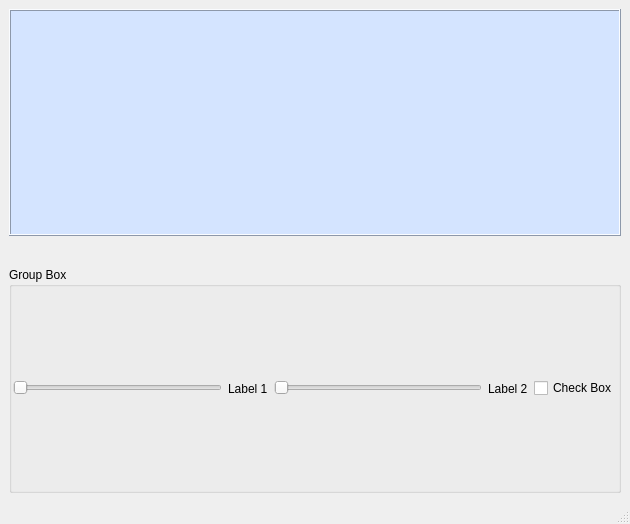
<?xml version="1.0" encoding="UTF-8"?>
<ui version="4.0">
 <class>MainWindow</class>
 <widget class="QMainWindow" name="MainWindow">
  <property name="geometry">
   <rect>
    <x>0</x>
    <y>0</y>
    <width>630</width>
    <height>524</height>
   </rect>
  </property>
  <property name="windowTitle">
   <string>MainWindow</string>
  </property>
  <widget class="QWidget" name="centralwidget">
   <layout class="QVBoxLayout" name="verticalLayout_2">
    <item>
     <layout class="QVBoxLayout" name="verticalLayout">
      <property name="sizeConstraint">
       <enum>QLayout::SetDefaultConstraint</enum>
      </property>
      <item>
       <widget class="QFrame" name="frame">
        <property name="minimumSize">
         <size>
          <width>300</width>
          <height>170</height>
         </size>
        </property>
        <property name="maximumSize">
         <size>
          <width>16777215</width>
          <height>16777215</height>
         </size>
        </property>
        <property name="autoFillBackground">
         <bool>false</bool>
        </property>
        <property name="styleSheet">
         <string notr="true">background-color: rgb(212, 228, 255);</string>
        </property>
        <property name="frameShape">
         <enum>QFrame::Box</enum>
        </property>
        <property name="frameShadow">
         <enum>QFrame::Raised</enum>
        </property>
        <layout class="QVBoxLayout" name="verticalLayout">
        <item>
            <widget class="QWidget" name="matplotlibWidget" />
        </item>
        </layout>
       </widget>
      </item>
      <item>
       <spacer name="verticalSpacer">
        <property name="orientation">
         <enum>Qt::Vertical</enum>
        </property>
        <property name="sizeType">
         <enum>QSizePolicy::Maximum</enum>
        </property>
        <property name="sizeHint" stdset="0">
         <size>
          <width>20</width>
          <height>25</height>
         </size>
        </property>
       </spacer>
      </item>
      <item>
       <widget class="QGroupBox" name="groupBox">
        <property name="title">
         <string>Group Box</string>
        </property>
        <layout class="QHBoxLayout" name="horizontalLayout">
         <property name="sizeConstraint">
          <enum>QLayout::SetMinimumSize</enum>
         </property>
         <property name="leftMargin">
          <number>1</number>
         </property>
         <property name="topMargin">
          <number>1</number>
         </property>
         <property name="rightMargin">
          <number>1</number>
         </property>
         <property name="bottomMargin">
          <number>1</number>
         </property>
         <item>
          <widget class="QSlider" name="horizontalSlider">
           <property name="maximumSize">
            <size>
             <width>16777215</width>
             <height>20</height>
            </size>
           </property>
           <property name="orientation">
            <enum>Qt::Horizontal</enum>
           </property>
          </widget>
         </item>
         <item>
          <widget class="QLabel" name="label_1">
           <property name="text">
            <string>Label 1</string>
           </property>
          </widget>
         </item>
         <item>
          <widget class="QSlider" name="horizontalSlider_2">
           <property name="maximumSize">
            <size>
             <width>16777215</width>
             <height>20</height>
            </size>
           </property>
           <property name="orientation">
            <enum>Qt::Horizontal</enum>
           </property>
          </widget>
         </item>
         <item>
          <widget class="QLabel" name="label_2">
           <property name="text">
            <string>Label 2</string>
           </property>
          </widget>
         </item>
         <item>
          <widget class="QCheckBox" name="checkBox">
           <property name="text">
            <string>Check Box</string>
           </property>
          </widget>
         </item>
        </layout>
       </widget>
      </item>
     </layout>
    </item>
   </layout>
  </widget>
  <widget class="QMenuBar" name="menubar">
   <property name="geometry">
    <rect>
     <x>0</x>
     <y>0</y>
     <width>630</width>
     <height>21</height>
    </rect>
   </property>
  </widget>
  <widget class="QStatusBar" name="statusbar"/>
 </widget>
 <resources/>
 <connections/>
</ui>
